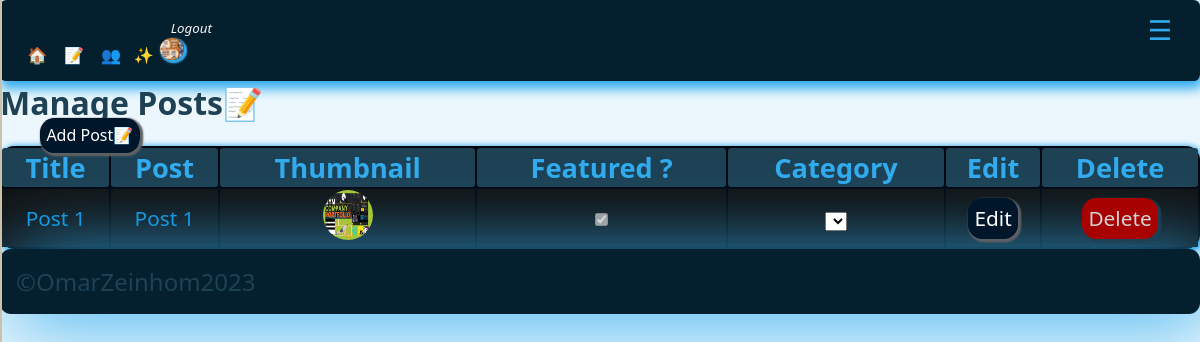
/adminpanel/manage_posts.php (signed in), run on the app's committed database.
### tables this page shows
CREATE TABLE `users` (
  `id` int(11) UNSIGNED NOT NULL,
  `firstname` varchar(50) NOT NULL,
  `lastname` varchar(50) NOT NULL,
  `username` varchar(50) NOT NULL,
  `email` varchar(100) NOT NULL,
  `password` varchar(255) NOT NULL,
  `avatar` varchar(255) NOT NULL,
  `is_admin` tinyint(1) NOT NULL
);

CREATE TABLE `posts` (
  `id` int(11) UNSIGNED NOT NULL,
  `title` varchar(255) NOT NULL,
  `body` text NOT NULL,
  `thumbnail` varchar(255) NOT NULL,
  `date_time` timestamp NOT NULL DEFAULT current_timestamp(),
  `category_id` int(11) UNSIGNED DEFAULT NULL,
  `author_id` int(11) UNSIGNED NOT NULL,
  `is_featured` tinyint(1) NOT NULL
);

### adminpanel/manage_posts.php (the view, shortened to what this page needs)
<?php
$page__title = 'Manage Posts📝';
include('./partials/sidenav/sidenav.php');
$query = "SELECT * FROM posts";
$posts = mysqli_query($connect__db, $query);
?>
<h1><?php echo $page__title; ?></h1>
<ul class='app__sidenav-items'>
        <li class='app__sidenav-item'><a class="app__link-btn" href="<?= ADMIN_URL ?>add_post.php">Add
                        Post📝</a></li>
</ul>
<table class="app__table" style="overflow: x-auto; margin: auto; max-width: 1700px; width:100%; height:100%;">
        <thead class="app__thead">
                <tr clas="app__tr">
                        <th class="app_th">Title</th>
                        <th class="app_th">Post</th>
                        <th class="app_th">Thumbnail</th>
                        <th class="app_th">Featured ?</th>
                        <th class="app_th">Category</th>
                        <th class="app_th">Edit</th>
                        <th class="app_th">Delete</th>
                </tr>
        </thead>
        <tbody class="app__tbody">
                <?php while ($single_post = mysqli_fetch_assoc($posts)) : ?>
                        <tr clas="app__tr">
                                <td class="app__td" id="postsTitle"><?= $single_post['title']; ?></td>
                                <td class="app__td" id="postsBody"><?= $single_post['body']; ?></td>
                                <td class="app__td" id="postsThumbnail"> <img src="<?= ROOT_URL . 'images/' . $single_post['thumbnail'] ?>" style="border-radius: 90%;" width="50px" height="50px" alt="admin_post_thumbnail" /></td>
                                <td class="app__td" id="postsFeatured"><input type="checkbox" value="" checked disabled /></td>
                                <td class="app__td" id="postsCategory"><select>
                                                <option value="<?= $single_post['category'] ?? null; ?>"></option>
                                        </select></td>
                                <td class="app__td"><a href="<?= ADMIN_URL . "edit_post.php" ?>" class="app__link-btn">Edit</a></td>
                                <td class="app__td"><a href="<?= ADMIN_URL . "delete_post.php" ?>" class="app__alert-btn-sm">Delete</a></td>
                        </tr>
                <?php endwhile; ?>
        </tbody>
</table>
<?php
include('./partials/footer/footer.php');
?>

### adminpanel/partials/nav/nav.php (shortened to what this page needs)
<?php
include('./partials/header/header.php');
if (isset($_SESSION['user-id'])) {
    $id = filter_var($_SESSION['user-id'], FILTER_SANITIZE_NUMBER_INT);
    $query = "SELECT avatar from users WHERE id=$id";
    $result = mysqli_query($connect__db, $query);
    $avatar = mysqli_fetch_assoc($result);
}
?>
<div class="app__sidenav-closed">
    <li class='app__sidenav-item'><a href="<?= ADMIN_URL ?>dashboard.php" class="app__sidenav-itemLink"> 🏠</a></li>
    <li class='app__sidenav-item'><a href="<?= ADMIN_URL ?>manage_posts.php" class="app__sidenav-itemLink">📝</a>
    </li>
    <?php
    if (isset($_SESSION['user_is_admin'])) : ?>
    <li class='app__sidenav-item'><a href="<?= ADMIN_URL ?>manage_users.php" class="app__sidenav-itemLink">👥</a>
    <li class='app__sidenav-item'><a href="<?= ADMIN_URL  ?>manage_categories.php" class="app__sidenav-itemLink">✨</a>
    </li>
    <?php endif; ?>
    <?php if (isset($_SESSION['user-id'])) : ?>
    <li class='app__sidenav-item'>
        <a href="<?= ROOT_URL ?>logout.php" class="app__sidenav-itemLink"><small>
                <i> Logout</i>
            </small>
            <img alt="avatar" class="app__admin__nav-avatar" loading="lazy"
                src="<?= ROOT_URL . 'images/' . $avatar['avatar'] ?>" />
        </a>
    </li>
    <?php else : ?>
    <li class='app__sidenav-item'><a href="<?= ROOT_URL ?>login.php" class="app__sidenav-itemLink">🚪</a>
    </li>
    <?php endif; ?>
</div>

### global/styles/css/adminstyles.css (style rules this page uses)
.app__admin__nav-avatar { border-radius: 90%; max-width: 1.5rem; max-height: 1.4rem; width: 100%; height: 100%; -o-object-fit: cover; object-fit: cover; background-color: black; box-shadow: 0.1rem 0.1rem 0.1rem 0.1rem var(--color-primary); }
.app__sidenav-closed { top: 0; background-color: var(--color-blackpearl); padding: 1rem 1rem 1rem 1rem; box-shadow: 0.1rem 0.4rem 0.7rem 0.1rem var(--color-primary); width: 100%; max-width: 100%; border-radius: 0.4rem; height: 100%; }
.app__sidenav-items { list-style: none; display: inline-block; }
.app__sidenav-item { display: inline-block; }
.app__sidenav-itemLink { text-decoration: none; transition: 0.3s all ease-in-out; color: whitesmoke; padding: 0.1rem 0.1rem 0.3rem 0.7rem; transition: 0.3s ease-in-out; }
* { box-sizing: border-box; }
.app__table { background-color: var(--color-dark-pearl); text-align: center; box-shadow: 0.1rem 0.1rem 0.4rem 0.1rem var(--color-cerulean); border-radius: 0.9rem; width: 100%; height: 100%; font-size: 1.7rem; }
.app_th { background-color: var(--color-primary-dark); border-radius: 0.2rem; font-size: rem; color: var(--color-primary); }
.app__tbody { background-color: var(--color-darkest-gray); color: var(--color-cerulean); padding: 1rem 1rem 1rem 1rem; }
.app__td { font-size: 1.3rem; }
.app__link-btn { text-decoration: none; color: var(--color-white); transition: 0.3s ease-in all; box-shadow: 0.1rem 0.1rem 0.1rem 0.1rem var(--color-dark-gray); border-radius: 0.9rem; padding: 0.4rem 0.4rem 0.4rem 0.4rem; background-color: var(--color-dark-navyblue); }
.app__alert-btn-sm { text-decoration: none; color: var(--color-lightest-gray); background-color: var(--color-red); transition: 0.3s ease-in all; box-shadow: 0.1rem 0.1rem 0.1rem 0.1rem var(--color-primary-dark); border-radius: 0.9rem; padding: 0.4rem 0.4rem 0.4rem 0.4rem; }
:root { --color-primary: #31abed; --color-alternative: #08405e; --color-primary-dark: #1e4154; --color-bgprimary: #053d57; --color-bgwhitefoam: #ecf7fd; --color-blackpearl: #04202f; --color-tiber: #052638; --color-tarawera: #08405e; --color-greenblue: #0e6da0; --color-cerulean: #1499e1; --color-pictonblue: #31abed; --color-malibu: #72c6f3; --color-sail: #b4e0f8; --color-selago: #f6fbfe; --color-black: black; --color-medium-gray: #7d8184; --color-dark-gray: #5e6164; --color-darkest-gray: #111111; --color-light-gray: #a9a9a9; --color-lightest-gray: #d3d3d3; --color-dark-pearl: #00070e; --color-dark-navyblue: #00162a; --color-white: #ffffff; --color-red: #a80101; --color-dark-red: #700000; --transition-slow: all 3s ease-in-out; --transition-medium: all 1.5s ease-in-out; --transition-fast: all 0.3s ease-in-out; }
* { margin: auto; }
html { height: 100%; width: 100%; }
body { background-color: var(--color-bgwhitefoam); color: var(--color-primary-dark); font-family: system-ui, -apple-system, BlinkMacSystemFont, "Segoe UI", Roboto, Oxygen, Ubuntu, Cantarell, "Open Sans", "Helvetica Neue", sans-serif; width: 100%; }
a { color: #ffffff; }

### data on the page
users: avatar (picture)
posts: title "Post 1", body "Post 1", thumbnail (picture)

### other printed values
$page__title "Manage Posts📝"
